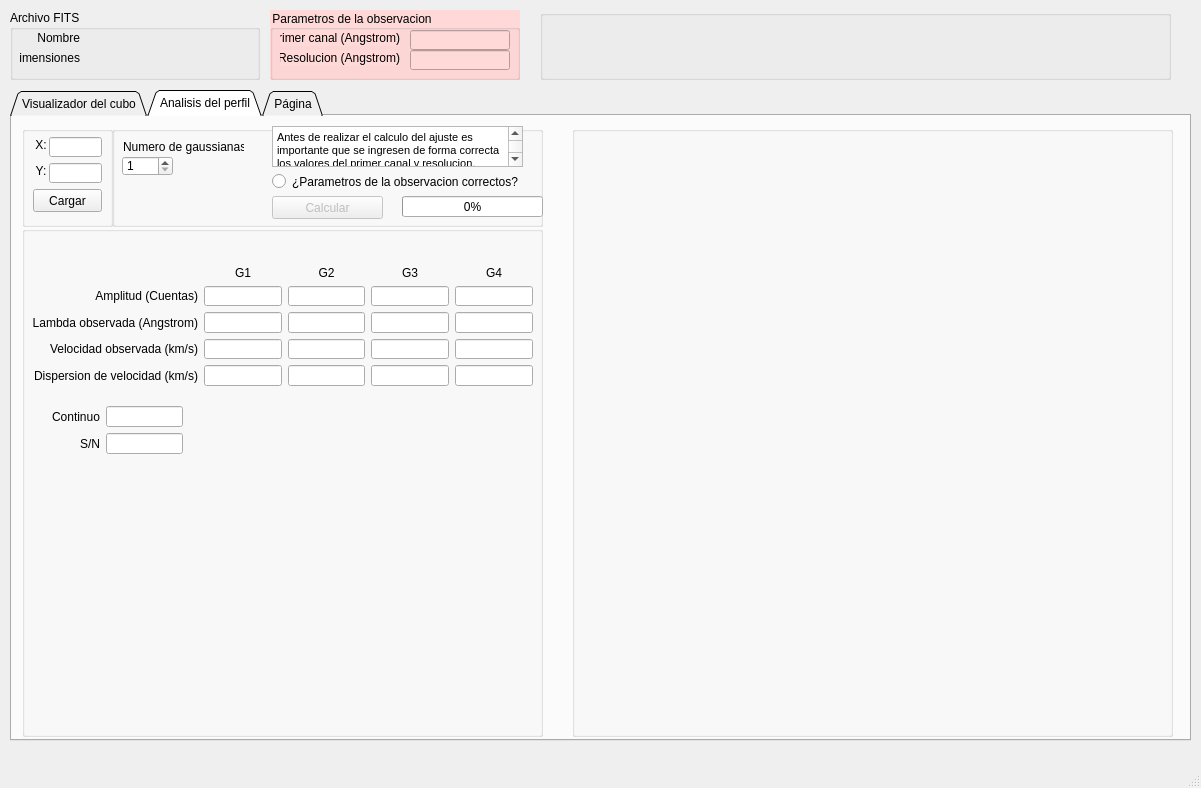
<?xml version="1.0" encoding="UTF-8"?>
<ui version="4.0">
 <class>MainWindow</class>
 <widget class="QMainWindow" name="MainWindow">
  <property name="geometry">
   <rect>
    <x>0</x>
    <y>0</y>
    <width>1201</width>
    <height>788</height>
   </rect>
  </property>
  <property name="font">
   <font>
    <family>Arial</family>
    <weight>50</weight>
    <bold>false</bold>
   </font>
  </property>
  <property name="windowTitle">
   <string>Descomposicion de Perfil Observado</string>
  </property>
  <widget class="QWidget" name="centralwidget">
   <widget class="QGroupBox" name="groupBox_2">
    <property name="enabled">
     <bool>true</bool>
    </property>
    <property name="geometry">
     <rect>
      <x>10</x>
      <y>10</y>
      <width>250</width>
      <height>70</height>
     </rect>
    </property>
    <property name="title">
     <string>Archivo FITS</string>
    </property>
    <widget class="QLabel" name="label_5">
     <property name="geometry">
      <rect>
       <x>10</x>
       <y>40</y>
       <width>60</width>
       <height>16</height>
      </rect>
     </property>
     <property name="text">
      <string>Dimensiones</string>
     </property>
     <property name="alignment">
      <set>Qt::AlignRight|Qt::AlignTrailing|Qt::AlignVCenter</set>
     </property>
    </widget>
    <widget class="QLabel" name="labelDimensionesArchivo">
     <property name="enabled">
      <bool>true</bool>
     </property>
     <property name="geometry">
      <rect>
       <x>100</x>
       <y>40</y>
       <width>141</width>
       <height>16</height>
      </rect>
     </property>
     <property name="text">
      <string/>
     </property>
    </widget>
    <widget class="QLabel" name="label_4">
     <property name="geometry">
      <rect>
       <x>10</x>
       <y>20</y>
       <width>60</width>
       <height>16</height>
      </rect>
     </property>
     <property name="text">
      <string>Nombre</string>
     </property>
     <property name="alignment">
      <set>Qt::AlignRight|Qt::AlignTrailing|Qt::AlignVCenter</set>
     </property>
    </widget>
    <widget class="QLabel" name="labelNombreArchivo">
     <property name="enabled">
      <bool>true</bool>
     </property>
     <property name="geometry">
      <rect>
       <x>100</x>
       <y>20</y>
       <width>141</width>
       <height>16</height>
      </rect>
     </property>
     <property name="text">
      <string/>
     </property>
    </widget>
   </widget>
   <widget class="QGroupBox" name="groupBox_3">
    <property name="geometry">
     <rect>
      <x>270</x>
      <y>10</y>
      <width>250</width>
      <height>70</height>
     </rect>
    </property>
    <property name="styleSheet">
     <string notr="true">background-color: rgb(255, 216, 216);</string>
    </property>
    <property name="title">
     <string>Parametros de la observacion</string>
    </property>
    <widget class="QLabel" name="label">
     <property name="geometry">
      <rect>
       <x>10</x>
       <y>20</y>
       <width>120</width>
       <height>16</height>
      </rect>
     </property>
     <property name="text">
      <string>Primer canal (Angstrom)</string>
     </property>
     <property name="alignment">
      <set>Qt::AlignRight|Qt::AlignTrailing|Qt::AlignVCenter</set>
     </property>
    </widget>
    <widget class="QLabel" name="label_7">
     <property name="geometry">
      <rect>
       <x>10</x>
       <y>40</y>
       <width>120</width>
       <height>16</height>
      </rect>
     </property>
     <property name="text">
      <string>Resolucion (Angstrom)</string>
     </property>
     <property name="alignment">
      <set>Qt::AlignRight|Qt::AlignTrailing|Qt::AlignVCenter</set>
     </property>
    </widget>
    <widget class="QLineEdit" name="PrimerCanal">
     <property name="geometry">
      <rect>
       <x>140</x>
       <y>20</y>
       <width>100</width>
       <height>20</height>
      </rect>
     </property>
    </widget>
    <widget class="QLineEdit" name="Resolucion">
     <property name="geometry">
      <rect>
       <x>140</x>
       <y>40</y>
       <width>100</width>
       <height>20</height>
      </rect>
     </property>
    </widget>
   </widget>
   <widget class="QTabWidget" name="tabPrincipal">
    <property name="geometry">
     <rect>
      <x>10</x>
      <y>90</y>
      <width>1181</width>
      <height>651</height>
     </rect>
    </property>
    <property name="tabPosition">
     <enum>QTabWidget::North</enum>
    </property>
    <property name="tabShape">
     <enum>QTabWidget::Triangular</enum>
    </property>
    <property name="currentIndex">
     <number>1</number>
    </property>
    <widget class="QWidget" name="TabVisualizador">
     <attribute name="title">
      <string>Visualizador del cubo</string>
     </attribute>
     <widget class="QGroupBox" name="groupBox_8">
      <property name="geometry">
       <rect>
        <x>10</x>
        <y>109</y>
        <width>511</width>
        <height>511</height>
       </rect>
      </property>
      <property name="title">
       <string/>
      </property>
      <widget class="MatplotlibWidget11" name="visualizacion_cubo" native="true">
       <property name="geometry">
        <rect>
         <x>10</x>
         <y>10</y>
         <width>491</width>
         <height>491</height>
        </rect>
       </property>
       <property name="styleSheet">
        <string notr="true">border-color: rgb(0, 255, 0);</string>
       </property>
      </widget>
     </widget>
     <widget class="QGroupBox" name="groupBox_6">
      <property name="geometry">
       <rect>
        <x>10</x>
        <y>10</y>
        <width>240</width>
        <height>91</height>
       </rect>
      </property>
      <property name="title">
       <string/>
      </property>
      <widget class="QLineEdit" name="limite_cubo">
       <property name="geometry">
        <rect>
         <x>50</x>
         <y>55</y>
         <width>61</width>
         <height>22</height>
        </rect>
       </property>
      </widget>
      <widget class="QLineEdit" name="umbral_cubo">
       <property name="geometry">
        <rect>
         <x>50</x>
         <y>30</y>
         <width>61</width>
         <height>22</height>
        </rect>
       </property>
      </widget>
      <widget class="QLabel" name="label_9">
       <property name="geometry">
        <rect>
         <x>10</x>
         <y>30</y>
         <width>41</width>
         <height>20</height>
        </rect>
       </property>
       <property name="text">
        <string>Umbral</string>
       </property>
      </widget>
      <widget class="QLabel" name="label_10">
       <property name="geometry">
        <rect>
         <x>10</x>
         <y>55</y>
         <width>41</width>
         <height>20</height>
        </rect>
       </property>
       <property name="text">
        <string>Límite</string>
       </property>
      </widget>
      <widget class="QSpinBox" name="vis_canal">
       <property name="geometry">
        <rect>
         <x>70</x>
         <y>5</y>
         <width>41</width>
         <height>22</height>
        </rect>
       </property>
       <property name="wrapping">
        <bool>true</bool>
       </property>
       <property name="minimum">
        <number>1</number>
       </property>
       <property name="value">
        <number>1</number>
       </property>
      </widget>
      <widget class="QRadioButton" name="vista_modo_canal">
       <property name="geometry">
        <rect>
         <x>10</x>
         <y>5</y>
         <width>51</width>
         <height>20</height>
        </rect>
       </property>
       <property name="text">
        <string>Canal</string>
       </property>
       <property name="checked">
        <bool>true</bool>
       </property>
      </widget>
      <widget class="QLabel" name="label_14">
       <property name="geometry">
        <rect>
         <x>130</x>
         <y>55</y>
         <width>41</width>
         <height>20</height>
        </rect>
       </property>
       <property name="text">
        <string>Límite</string>
       </property>
      </widget>
      <widget class="QLineEdit" name="limite_cubo_suma">
       <property name="geometry">
        <rect>
         <x>170</x>
         <y>55</y>
         <width>61</width>
         <height>22</height>
        </rect>
       </property>
      </widget>
      <widget class="QRadioButton" name="vista_modo_suma">
       <property name="geometry">
        <rect>
         <x>130</x>
         <y>5</y>
         <width>61</width>
         <height>17</height>
        </rect>
       </property>
       <property name="text">
        <string>Suma</string>
       </property>
      </widget>
      <widget class="QLabel" name="label_13">
       <property name="geometry">
        <rect>
         <x>130</x>
         <y>30</y>
         <width>41</width>
         <height>20</height>
        </rect>
       </property>
       <property name="text">
        <string>Umbral</string>
       </property>
      </widget>
      <widget class="QLineEdit" name="umbral_cubo_suma">
       <property name="geometry">
        <rect>
         <x>170</x>
         <y>30</y>
         <width>61</width>
         <height>22</height>
        </rect>
       </property>
      </widget>
      <widget class="Line" name="line">
       <property name="geometry">
        <rect>
         <x>110</x>
         <y>0</y>
         <width>20</width>
         <height>90</height>
        </rect>
       </property>
       <property name="orientation">
        <enum>Qt::Vertical</enum>
       </property>
      </widget>
     </widget>
     <widget class="QGroupBox" name="groupBox_5">
      <property name="geometry">
       <rect>
        <x>249</x>
        <y>10</y>
        <width>121</width>
        <height>91</height>
       </rect>
      </property>
      <property name="title">
       <string/>
      </property>
      <widget class="QLabel" name="label_val_max">
       <property name="geometry">
        <rect>
         <x>10</x>
         <y>30</y>
         <width>91</width>
         <height>22</height>
        </rect>
       </property>
       <property name="text">
        <string>Max.</string>
       </property>
      </widget>
      <widget class="QLabel" name="label_val_min">
       <property name="geometry">
        <rect>
         <x>10</x>
         <y>10</y>
         <width>91</width>
         <height>22</height>
        </rect>
       </property>
       <property name="text">
        <string>Min.</string>
       </property>
      </widget>
      <widget class="QComboBox" name="colormap_cubo">
       <property name="geometry">
        <rect>
         <x>10</x>
         <y>55</y>
         <width>91</width>
         <height>22</height>
        </rect>
       </property>
       <property name="currentText">
        <string>Viridis</string>
       </property>
       <item>
        <property name="text">
         <string>Viridis</string>
        </property>
       </item>
       <item>
        <property name="text">
         <string>Grises</string>
        </property>
       </item>
       <item>
        <property name="text">
         <string>Grises R</string>
        </property>
       </item>
       <item>
        <property name="text">
         <string>12C - 1</string>
        </property>
       </item>
       <item>
        <property name="text">
         <string>12C - 2</string>
        </property>
       </item>
       <item>
        <property name="text">
         <string>20C</string>
        </property>
       </item>
       <item>
        <property name="text">
         <string>Cividis</string>
        </property>
       </item>
       <item>
        <property name="text">
         <string>Plasma</string>
        </property>
       </item>
      </widget>
     </widget>
     <widget class="QGroupBox" name="groupBox_7">
      <property name="geometry">
       <rect>
        <x>530</x>
        <y>10</y>
        <width>631</width>
        <height>611</height>
       </rect>
      </property>
      <property name="title">
       <string>Perfiles</string>
      </property>
      <widget class="MatplotlibWidget33_visual" name="vis_perfil" native="true">
       <property name="geometry">
        <rect>
         <x>10</x>
         <y>20</y>
         <width>611</width>
         <height>581</height>
        </rect>
       </property>
      </widget>
      <widget class="QGroupBox" name="groupBox_11">
       <property name="geometry">
        <rect>
         <x>290</x>
         <y>10</y>
         <width>161</width>
         <height>71</height>
        </rect>
       </property>
       <property name="styleSheet">
        <string notr="true">background-color: rgb(223, 223, 223);</string>
       </property>
       <property name="title">
        <string>Pixel seleccionado</string>
       </property>
       <widget class="QLabel" name="label_6">
        <property name="geometry">
         <rect>
          <x>13</x>
          <y>17</y>
          <width>16</width>
          <height>16</height>
         </rect>
        </property>
        <property name="text">
         <string>X:</string>
        </property>
        <property name="alignment">
         <set>Qt::AlignCenter</set>
        </property>
       </widget>
       <widget class="QLineEdit" name="pixel_x_vis">
        <property name="geometry">
         <rect>
          <x>29</x>
          <y>17</y>
          <width>41</width>
          <height>20</height>
         </rect>
        </property>
        <property name="alignment">
         <set>Qt::AlignLeading|Qt::AlignLeft|Qt::AlignVCenter</set>
        </property>
       </widget>
       <widget class="QLabel" name="label_8">
        <property name="geometry">
         <rect>
          <x>13</x>
          <y>40</y>
          <width>16</width>
          <height>16</height>
         </rect>
        </property>
        <property name="text">
         <string>Y:</string>
        </property>
        <property name="alignment">
         <set>Qt::AlignCenter</set>
        </property>
       </widget>
       <widget class="QLineEdit" name="pixel_y_vis">
        <property name="geometry">
         <rect>
          <x>29</x>
          <y>40</y>
          <width>41</width>
          <height>20</height>
         </rect>
        </property>
       </widget>
       <widget class="QPushButton" name="boton_analizar">
        <property name="geometry">
         <rect>
          <x>80</x>
          <y>20</y>
          <width>71</width>
          <height>31</height>
         </rect>
        </property>
        <property name="text">
         <string>Analizar</string>
        </property>
       </widget>
      </widget>
     </widget>
     <widget class="QGroupBox" name="groupBox_9">
      <property name="geometry">
       <rect>
        <x>369</x>
        <y>10</y>
        <width>151</width>
        <height>91</height>
       </rect>
      </property>
      <property name="title">
       <string/>
      </property>
      <widget class="QRadioButton" name="modo_click">
       <property name="geometry">
        <rect>
         <x>10</x>
         <y>5</y>
         <width>82</width>
         <height>17</height>
        </rect>
       </property>
       <property name="text">
        <string>Por click</string>
       </property>
       <property name="checked">
        <bool>true</bool>
       </property>
      </widget>
      <widget class="QTextBrowser" name="textBrowser">
       <property name="geometry">
        <rect>
         <x>10</x>
         <y>40</y>
         <width>131</width>
         <height>41</height>
        </rect>
       </property>
       <property name="html">
        <string>&lt;!DOCTYPE HTML PUBLIC &quot;-//W3C//DTD HTML 4.0//EN&quot; &quot;http://www.w3.org/TR/REC-html40/strict.dtd&quot;&gt;
&lt;html&gt;&lt;head&gt;&lt;meta name=&quot;qrichtext&quot; content=&quot;1&quot; /&gt;&lt;style type=&quot;text/css&quot;&gt;
p, li { white-space: pre-wrap; }
&lt;/style&gt;&lt;/head&gt;&lt;body style=&quot; font-family:'Arial'; font-size:8.25pt; font-weight:400; font-style:normal;&quot;&gt;
&lt;p style=&quot; margin-top:0px; margin-bottom:0px; margin-left:0px; margin-right:0px; -qt-block-indent:0; text-indent:0px;&quot;&gt;&lt;span style=&quot; font-size:7pt;&quot;&gt;Por click: Visualiza los perfiles haciendo click sobre el pixel.&lt;/span&gt;&lt;/p&gt;
&lt;p style=&quot; margin-top:12px; margin-bottom:12px; margin-left:0px; margin-right:0px; -qt-block-indent:0; text-indent:0px;&quot;&gt;&lt;span style=&quot; font-size:7pt;&quot;&gt;Modo libre: Visualiza los perfiles pasando sobre ellos&lt;/span&gt;&lt;/p&gt;&lt;/body&gt;&lt;/html&gt;</string>
       </property>
      </widget>
      <widget class="QRadioButton" name="modo_libre">
       <property name="geometry">
        <rect>
         <x>10</x>
         <y>22</y>
         <width>82</width>
         <height>17</height>
        </rect>
       </property>
       <property name="text">
        <string>Libre</string>
       </property>
      </widget>
     </widget>
    </widget>
    <widget class="QWidget" name="TabPerfiles">
     <attribute name="title">
      <string>Analisis del perfil</string>
     </attribute>
     <widget class="QGroupBox" name="groupBox">
      <property name="geometry">
       <rect>
        <x>10</x>
        <y>10</y>
        <width>91</width>
        <height>101</height>
       </rect>
      </property>
      <property name="title">
       <string/>
      </property>
      <widget class="QPushButton" name="boton_CargarPixel">
       <property name="enabled">
        <bool>true</bool>
       </property>
       <property name="geometry">
        <rect>
         <x>11</x>
         <y>63</y>
         <width>69</width>
         <height>23</height>
        </rect>
       </property>
       <property name="maximumSize">
        <size>
         <width>16777215</width>
         <height>23</height>
        </size>
       </property>
       <property name="text">
        <string>Cargar</string>
       </property>
      </widget>
      <widget class="QLineEdit" name="pixel_x">
       <property name="geometry">
        <rect>
         <x>27</x>
         <y>11</y>
         <width>53</width>
         <height>20</height>
        </rect>
       </property>
       <property name="alignment">
        <set>Qt::AlignLeading|Qt::AlignLeft|Qt::AlignVCenter</set>
       </property>
      </widget>
      <widget class="QLineEdit" name="pixel_y">
       <property name="geometry">
        <rect>
         <x>27</x>
         <y>37</y>
         <width>53</width>
         <height>20</height>
        </rect>
       </property>
      </widget>
      <widget class="QLabel" name="label_20">
       <property name="geometry">
        <rect>
         <x>11</x>
         <y>11</y>
         <width>16</width>
         <height>16</height>
        </rect>
       </property>
       <property name="text">
        <string>X:</string>
       </property>
       <property name="alignment">
        <set>Qt::AlignCenter</set>
       </property>
      </widget>
      <widget class="QLabel" name="label_21">
       <property name="geometry">
        <rect>
         <x>11</x>
         <y>37</y>
         <width>16</width>
         <height>16</height>
        </rect>
       </property>
       <property name="text">
        <string>Y:</string>
       </property>
       <property name="alignment">
        <set>Qt::AlignCenter</set>
       </property>
      </widget>
     </widget>
     <widget class="QGroupBox" name="groupBox_4">
      <property name="geometry">
       <rect>
        <x>10</x>
        <y>110</y>
        <width>521</width>
        <height>511</height>
       </rect>
      </property>
      <property name="title">
       <string/>
      </property>
      <widget class="QWidget" name="layoutWidget">
       <property name="geometry">
        <rect>
         <x>10</x>
         <y>40</y>
         <width>501</width>
         <height>120</height>
        </rect>
       </property>
       <layout class="QGridLayout" name="gridLayout">
        <item row="0" column="3">
         <widget class="QLabel" name="label_22">
          <property name="styleSheet">
           <string notr="true">background-color: 'cyan';</string>
          </property>
          <property name="text">
           <string>G3</string>
          </property>
          <property name="alignment">
           <set>Qt::AlignCenter</set>
          </property>
         </widget>
        </item>
        <item row="0" column="4">
         <widget class="QLabel" name="label_23">
          <property name="styleSheet">
           <string notr="true">background-color: 'lime';</string>
          </property>
          <property name="text">
           <string>G4</string>
          </property>
          <property name="alignment">
           <set>Qt::AlignCenter</set>
          </property>
         </widget>
        </item>
        <item row="0" column="2">
         <widget class="QLabel" name="label_3">
          <property name="styleSheet">
           <string notr="true">background-color: 'orange';</string>
          </property>
          <property name="text">
           <string>G2</string>
          </property>
          <property name="alignment">
           <set>Qt::AlignCenter</set>
          </property>
         </widget>
        </item>
        <item row="1" column="0">
         <widget class="QLabel" name="label_24">
          <property name="text">
           <string>Amplitud (Cuentas)</string>
          </property>
          <property name="alignment">
           <set>Qt::AlignRight|Qt::AlignTrailing|Qt::AlignVCenter</set>
          </property>
         </widget>
        </item>
        <item row="1" column="2">
         <widget class="QLineEdit" name="a2">
          <property name="alignment">
           <set>Qt::AlignCenter</set>
          </property>
          <property name="readOnly">
           <bool>true</bool>
          </property>
         </widget>
        </item>
        <item row="0" column="1">
         <widget class="QLabel" name="label_2">
          <property name="styleSheet">
           <string notr="true">background-color: 'purple';</string>
          </property>
          <property name="text">
           <string>G1</string>
          </property>
          <property name="alignment">
           <set>Qt::AlignCenter</set>
          </property>
         </widget>
        </item>
        <item row="1" column="3">
         <widget class="QLineEdit" name="a3">
          <property name="alignment">
           <set>Qt::AlignCenter</set>
          </property>
          <property name="readOnly">
           <bool>true</bool>
          </property>
         </widget>
        </item>
        <item row="1" column="4">
         <widget class="QLineEdit" name="a4">
          <property name="alignment">
           <set>Qt::AlignCenter</set>
          </property>
          <property name="readOnly">
           <bool>true</bool>
          </property>
         </widget>
        </item>
        <item row="2" column="0">
         <widget class="QLabel" name="label_25">
          <property name="text">
           <string>Lambda observada (Angstrom)</string>
          </property>
          <property name="alignment">
           <set>Qt::AlignRight|Qt::AlignTrailing|Qt::AlignVCenter</set>
          </property>
         </widget>
        </item>
        <item row="2" column="1">
         <widget class="QLineEdit" name="m1">
          <property name="alignment">
           <set>Qt::AlignCenter</set>
          </property>
          <property name="readOnly">
           <bool>true</bool>
          </property>
         </widget>
        </item>
        <item row="2" column="2">
         <widget class="QLineEdit" name="m2">
          <property name="alignment">
           <set>Qt::AlignCenter</set>
          </property>
          <property name="readOnly">
           <bool>true</bool>
          </property>
         </widget>
        </item>
        <item row="2" column="3">
         <widget class="QLineEdit" name="m3">
          <property name="alignment">
           <set>Qt::AlignCenter</set>
          </property>
          <property name="readOnly">
           <bool>true</bool>
          </property>
         </widget>
        </item>
        <item row="2" column="4">
         <widget class="QLineEdit" name="m4">
          <property name="alignment">
           <set>Qt::AlignCenter</set>
          </property>
          <property name="readOnly">
           <bool>true</bool>
          </property>
         </widget>
        </item>
        <item row="1" column="1">
         <widget class="QLineEdit" name="a1">
          <property name="alignment">
           <set>Qt::AlignCenter</set>
          </property>
          <property name="readOnly">
           <bool>true</bool>
          </property>
         </widget>
        </item>
        <item row="4" column="1">
         <widget class="QLineEdit" name="d1">
          <property name="alignment">
           <set>Qt::AlignCenter</set>
          </property>
          <property name="readOnly">
           <bool>true</bool>
          </property>
         </widget>
        </item>
        <item row="3" column="0">
         <widget class="QLabel" name="label_12">
          <property name="text">
           <string>Velocidad observada (km/s)</string>
          </property>
          <property name="alignment">
           <set>Qt::AlignRight|Qt::AlignTrailing|Qt::AlignVCenter</set>
          </property>
         </widget>
        </item>
        <item row="4" column="0">
         <widget class="QLabel" name="label_26">
          <property name="text">
           <string>Dispersion de velocidad (km/s)</string>
          </property>
          <property name="alignment">
           <set>Qt::AlignRight|Qt::AlignTrailing|Qt::AlignVCenter</set>
          </property>
         </widget>
        </item>
        <item row="4" column="2">
         <widget class="QLineEdit" name="d2">
          <property name="alignment">
           <set>Qt::AlignCenter</set>
          </property>
          <property name="readOnly">
           <bool>true</bool>
          </property>
         </widget>
        </item>
        <item row="4" column="3">
         <widget class="QLineEdit" name="d3">
          <property name="alignment">
           <set>Qt::AlignCenter</set>
          </property>
          <property name="readOnly">
           <bool>true</bool>
          </property>
         </widget>
        </item>
        <item row="4" column="4">
         <widget class="QLineEdit" name="d4">
          <property name="alignment">
           <set>Qt::AlignCenter</set>
          </property>
          <property name="readOnly">
           <bool>true</bool>
          </property>
         </widget>
        </item>
        <item row="3" column="1">
         <widget class="QLineEdit" name="v1">
          <property name="alignment">
           <set>Qt::AlignCenter</set>
          </property>
         </widget>
        </item>
        <item row="3" column="2">
         <widget class="QLineEdit" name="v2">
          <property name="alignment">
           <set>Qt::AlignCenter</set>
          </property>
         </widget>
        </item>
        <item row="3" column="3">
         <widget class="QLineEdit" name="v3">
          <property name="alignment">
           <set>Qt::AlignCenter</set>
          </property>
         </widget>
        </item>
        <item row="3" column="4">
         <widget class="QLineEdit" name="v4">
          <property name="alignment">
           <set>Qt::AlignCenter</set>
          </property>
         </widget>
        </item>
       </layout>
      </widget>
      <widget class="QWidget" name="">
       <property name="geometry">
        <rect>
         <x>30</x>
         <y>180</y>
         <width>131</width>
         <height>48</height>
        </rect>
       </property>
       <layout class="QGridLayout" name="gridLayout_2">
        <item row="0" column="0">
         <widget class="QLabel" name="label_15">
          <property name="text">
           <string>Continuo</string>
          </property>
          <property name="alignment">
           <set>Qt::AlignRight|Qt::AlignTrailing|Qt::AlignVCenter</set>
          </property>
         </widget>
        </item>
        <item row="0" column="1">
         <widget class="QLineEdit" name="continuo">
          <property name="alignment">
           <set>Qt::AlignCenter</set>
          </property>
         </widget>
        </item>
        <item row="1" column="0">
         <widget class="QLabel" name="label_16">
          <property name="text">
           <string>S/N</string>
          </property>
          <property name="alignment">
           <set>Qt::AlignRight|Qt::AlignTrailing|Qt::AlignVCenter</set>
          </property>
         </widget>
        </item>
        <item row="1" column="1">
         <widget class="QLineEdit" name="senal_ruido">
          <property name="alignment">
           <set>Qt::AlignCenter</set>
          </property>
         </widget>
        </item>
       </layout>
      </widget>
     </widget>
     <widget class="QGroupBox" name="groupBox_12">
      <property name="geometry">
       <rect>
        <x>560</x>
        <y>10</y>
        <width>601</width>
        <height>611</height>
       </rect>
      </property>
      <property name="title">
       <string/>
      </property>
      <widget class="MatplotlibWidget11" name="analisis_ajuste" native="true">
       <property name="geometry">
        <rect>
         <x>10</x>
         <y>10</y>
         <width>581</width>
         <height>591</height>
        </rect>
       </property>
      </widget>
     </widget>
     <widget class="QGroupBox" name="groupBox_13">
      <property name="geometry">
       <rect>
        <x>100</x>
        <y>10</y>
        <width>431</width>
        <height>101</height>
       </rect>
      </property>
      <property name="title">
       <string/>
      </property>
      <widget class="QLabel" name="label_11">
       <property name="geometry">
        <rect>
         <x>11</x>
         <y>10</y>
         <width>121</width>
         <height>21</height>
        </rect>
       </property>
       <property name="text">
        <string>Numero de gaussianas</string>
       </property>
      </widget>
      <widget class="QPushButton" name="Ajustar">
       <property name="enabled">
        <bool>false</bool>
       </property>
       <property name="geometry">
        <rect>
         <x>160</x>
         <y>70</y>
         <width>111</width>
         <height>23</height>
        </rect>
       </property>
       <property name="text">
        <string>Calcular</string>
       </property>
      </widget>
      <widget class="QSpinBox" name="Ngauss">
       <property name="geometry">
        <rect>
         <x>10</x>
         <y>30</y>
         <width>51</width>
         <height>20</height>
        </rect>
       </property>
       <property name="minimum">
        <number>1</number>
       </property>
       <property name="maximum">
        <number>4</number>
       </property>
      </widget>
      <widget class="QProgressBar" name="progressBar">
       <property name="geometry">
        <rect>
         <x>290</x>
         <y>70</y>
         <width>141</width>
         <height>21</height>
        </rect>
       </property>
       <property name="value">
        <number>0</number>
       </property>
       <property name="orientation">
        <enum>Qt::Horizontal</enum>
       </property>
       <property name="textDirection">
        <enum>QProgressBar::BottomToTop</enum>
       </property>
      </widget>
      <widget class="QTextBrowser" name="textBrowser_3">
       <property name="geometry">
        <rect>
         <x>160</x>
         <y>0</y>
         <width>251</width>
         <height>41</height>
        </rect>
       </property>
       <property name="html">
        <string>&lt;!DOCTYPE HTML PUBLIC &quot;-//W3C//DTD HTML 4.0//EN&quot; &quot;http://www.w3.org/TR/REC-html40/strict.dtd&quot;&gt;
&lt;html&gt;&lt;head&gt;&lt;meta name=&quot;qrichtext&quot; content=&quot;1&quot; /&gt;&lt;style type=&quot;text/css&quot;&gt;
p, li { white-space: pre-wrap; }
&lt;/style&gt;&lt;/head&gt;&lt;body style=&quot; font-family:'Arial'; font-size:8.25pt; font-weight:400; font-style:normal;&quot;&gt;
&lt;p style=&quot; margin-top:0px; margin-bottom:0px; margin-left:0px; margin-right:0px; -qt-block-indent:0; text-indent:0px;&quot;&gt;&lt;span style=&quot; font-size:8pt;&quot;&gt;Antes de realizar el calculo del ajuste es importante que se ingresen de forma correcta los valores del primer canal y resolucion. Estos se pueden obtener del archivo de parametros de la reduccion de los datos&lt;/span&gt;&lt;/p&gt;&lt;/body&gt;&lt;/html&gt;</string>
       </property>
      </widget>
      <widget class="QRadioButton" name="param_ok">
       <property name="geometry">
        <rect>
         <x>160</x>
         <y>40</y>
         <width>251</width>
         <height>31</height>
        </rect>
       </property>
       <property name="text">
        <string>¿Parametros de la observacion correctos?</string>
       </property>
      </widget>
     </widget>
    </widget>
    <widget class="QWidget" name="tab">
     <attribute name="title">
      <string>Página</string>
     </attribute>
    </widget>
   </widget>
   <widget class="QGroupBox" name="groupBox_10">
    <property name="geometry">
     <rect>
      <x>540</x>
      <y>10</y>
      <width>631</width>
      <height>70</height>
     </rect>
    </property>
    <property name="styleSheet">
     <string notr="true">background-image: url(milky_way.png);</string>
    </property>
    <property name="title">
     <string/>
    </property>
   </widget>
  </widget>
  <widget class="QMenuBar" name="menubar">
   <property name="geometry">
    <rect>
     <x>0</x>
     <y>0</y>
     <width>1201</width>
     <height>21</height>
    </rect>
   </property>
  </widget>
  <widget class="QStatusBar" name="statusbar"/>
 </widget>
 <customwidgets>
  <customwidget>
   <class>MatplotlibWidget11</class>
   <extends>QWidget</extends>
   <header>clases_mpl_pyqt5</header>
   <container>1</container>
  </customwidget>
  <customwidget>
   <class>MatplotlibWidget33_visual</class>
   <extends>QWidget</extends>
   <header>clases_mpl_pyqt5</header>
   <container>1</container>
  </customwidget>
 </customwidgets>
 <tabstops>
  <tabstop>PrimerCanal</tabstop>
  <tabstop>Resolucion</tabstop>
  <tabstop>tabPrincipal</tabstop>
  <tabstop>vista_modo_canal</tabstop>
  <tabstop>vis_canal</tabstop>
  <tabstop>umbral_cubo</tabstop>
  <tabstop>limite_cubo</tabstop>
  <tabstop>vista_modo_suma</tabstop>
  <tabstop>umbral_cubo_suma</tabstop>
  <tabstop>limite_cubo_suma</tabstop>
  <tabstop>colormap_cubo</tabstop>
  <tabstop>modo_click</tabstop>
  <tabstop>modo_libre</tabstop>
  <tabstop>textBrowser</tabstop>
  <tabstop>pixel_x_vis</tabstop>
  <tabstop>pixel_y_vis</tabstop>
  <tabstop>boton_analizar</tabstop>
  <tabstop>pixel_x</tabstop>
  <tabstop>pixel_y</tabstop>
  <tabstop>boton_CargarPixel</tabstop>
  <tabstop>Ngauss</tabstop>
  <tabstop>Ajustar</tabstop>
  <tabstop>a1</tabstop>
  <tabstop>m1</tabstop>
  <tabstop>a2</tabstop>
  <tabstop>m2</tabstop>
  <tabstop>a3</tabstop>
  <tabstop>m3</tabstop>
  <tabstop>a4</tabstop>
  <tabstop>m4</tabstop>
 </tabstops>
 <resources/>
 <connections>
  <connection>
   <sender>param_ok</sender>
   <signal>toggled(bool)</signal>
   <receiver>Ajustar</receiver>
   <slot>setEnabled(bool)</slot>
   <hints>
    <hint type="sourcelabel">
     <x>308</x>
     <y>191</y>
    </hint>
    <hint type="destinationlabel">
     <x>314</x>
     <y>220</y>
    </hint>
   </hints>
  </connection>
 </connections>
</ui>
